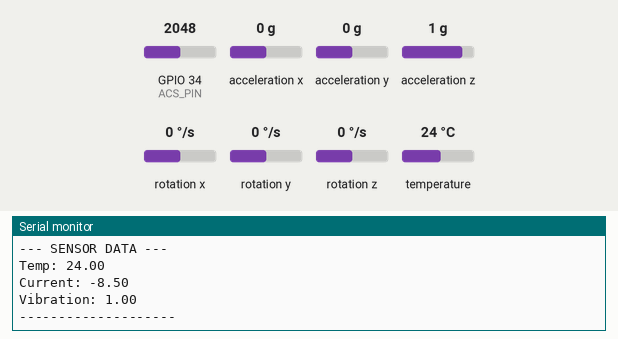
Simulated run of this sketch. Board: ESP32. On the bench: the last lines printed to the serial monitor. The inputs (shaded band) are chosen by the test bench; at power-on: acceleration x 0 g, temperature 24 °C, GPIO 34 (ACS_PIN) = 2048, acceleration y 0 g, acceleration z 1 g, rotation x 0 °/s, rotation y 0 °/s, rotation z 0 °/s. WiFi joins after 1.5 s; servers stay silent unless stated; no MQTT or app messages arrive unless stated.

Above: at 2.7 s.
2.8 s: acceleration x set to -1.4 g
At 4.2 s:
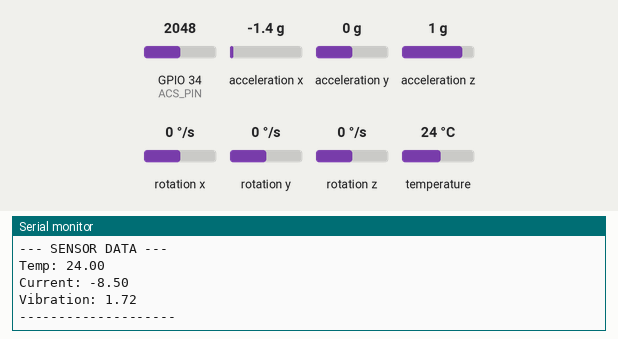
4.3 s: temperature set to 12 °C
5.8 s: GPIO 34 (ACS_PIN) set to 2866
At 6.5 s:
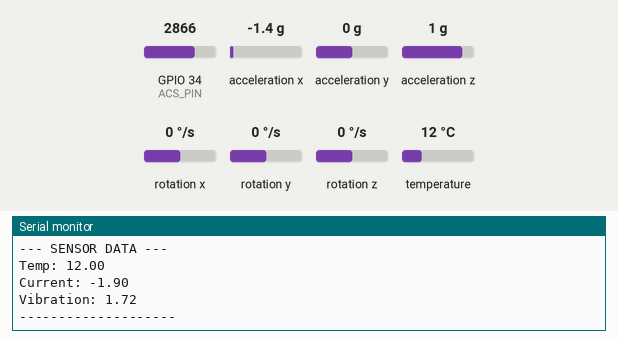
7.3 s: acceleration y set to -1.4 g
At 8.0 s:
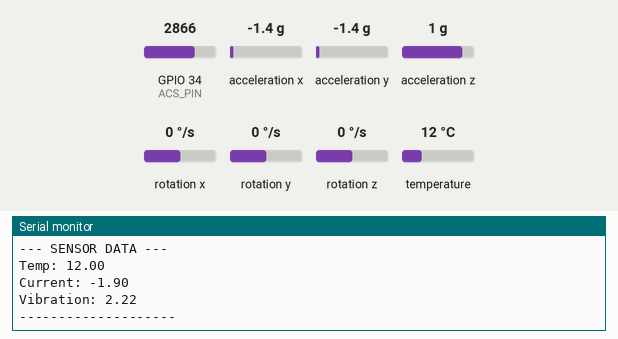
8.8 s: acceleration z set to -1.4 g
At 10.1 s:
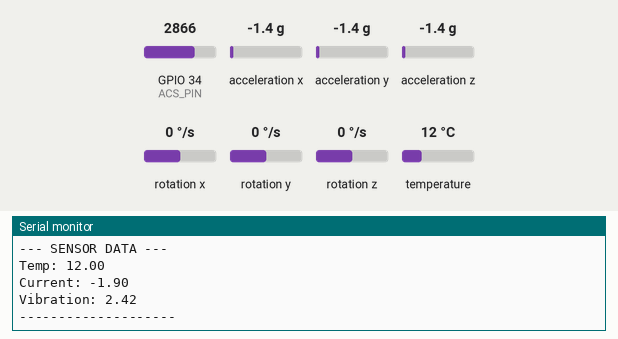
10.3 s: temperature set to 19 °C
Timing chart, 0 to 12.8 s (numbered marks = the images above; inputs shaded):
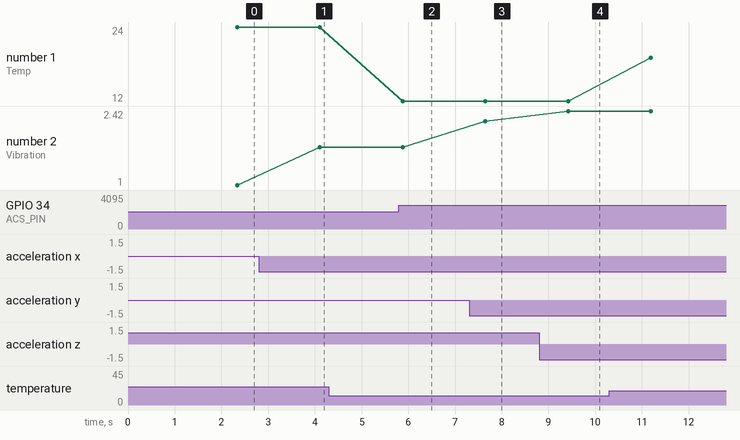

The sketch:

esp32_mqtt.ino
```cpp
#include <WiFi.h>
#include <PubSubClient.h>
#include <OneWire.h>
#include <DallasTemperature.h>
#include <Wire.h>
#include <MPU6050.h>

// ---------------- WIFI + MQTT ----------------
const char* ssid = "TP-Link_F998";
const char* password = "23423725";

const char* mqtt_server = "169.38.14.163";
const int mqtt_port = 1883;

WiFiClient espClient;
PubSubClient client(espClient);

// ---------------- DS18B20 ----------------
#define ONE_WIRE_BUS 4
OneWire oneWire(ONE_WIRE_BUS);
DallasTemperature sensors(&oneWire);

// ---------------- MPU6050 ----------------
MPU6050 mpu;

// ---------------- ACS712 ----------------
#define ACS_PIN 34
float sensitivity = 0.100;
float offsetVoltage = 2.5;

// ---------------- MACHINE NUMBER ----------------
int machine = 1;

// =========================================================
// WIFI
// =========================================================
void setup_wifi() {
  Serial.print("Connecting to "); Serial.println(ssid);
  WiFi.begin(ssid, password);

  while (WiFi.status() != WL_CONNECTED) {
    delay(500);
    Serial.print(".");
  }
  Serial.println("\nWiFi connected");
}

// =========================================================
// MQTT RECONNECT
// =========================================================
void reconnect() {
  while (!client.connected()) {
    Serial.print("Attempting MQTT connection... ");

    if (client.connect("ESP32_Client")) {
      Serial.println("connected");
    } else {
      Serial.print("failed, rc=");
      Serial.println(client.state());
      delay(2000);
    }
  }
}

// =========================================================
// SETUP
// =========================================================
void setup() {
  Serial.begin(115200);

  setup_wifi();
  client.setServer(mqtt_server, mqtt_port);

  // DS18B20
  sensors.begin();
  pinMode(ONE_WIRE_BUS, INPUT_PULLUP);

  // MPU6050
  Wire.begin(21, 22);
  mpu.initialize();

  if (!mpu.testConnection())
    Serial.println("MPU6050 connection FAILED");
  else
    Serial.println("MPU6050 connected.");
}

// =========================================================
// READ CURRENT (ACS712)
// =========================================================
float readCurrent() {
  int raw = analogRead(ACS_PIN);
  float voltage = (raw / 4095.0) * 3.3;
  return (voltage - offsetVoltage) / sensitivity;
}

// =========================================================
// CALCULATE VIBRATION (RMS of accel values)
// =========================================================
float readVibration() {
  int16_t ax, ay, az, gx, gy, gz;
  mpu.getMotion6(&ax, &ay, &az, &gx, &gy, &gz);

  // convert raw accel to g-force (approx)
  float ax_g = ax / 16384.0;
  float ay_g = ay / 16384.0;
  float az_g = az / 16384.0;

  float vibration = sqrt(ax_g * ax_g + ay_g * ay_g + az_g * az_g);
  return vibration;
}

// =========================================================
// LOOP
// =========================================================
void loop() {
  if (!client.connected()) reconnect();
  client.loop();

  // -------- Temperature --------
  sensors.requestTemperatures();
  float temperature = sensors.getTempCByIndex(0);

  // -------- Current --------
  float current = readCurrent();

  // -------- Vibration --------
  float vibration = readVibration();

  // -------- PRINT --------
  Serial.println("--- SENSOR DATA ---");
  Serial.print("Temp: "); Serial.println(temperature);
  Serial.print("Current: "); Serial.println(current);
  Serial.print("Vibration: "); Serial.println(vibration);
  Serial.println("--------------------");

  // -------- MQTT PUBLISH --------
  String topic = "machine/" + String(machine) + "/data";

  String payload = "{";
  payload += "\"temp\":" + String(temperature) + ",";
  payload += "\"current\":" + String(current) + ",";
  payload += "\"vibration\":" + String(vibration);
  payload += "}";

  client.publish(topic.c_str(), payload.c_str());

  delay(1000);
}
```

Measured:
- after the input at 2.8 s, the serial monitor: prints a new line after 1.3 s (image 1)
- after the input at 5.8 s, the serial monitor: prints a new line after 0.08 s (image 2)
- after the input at 7.3 s, the serial monitor: prints a new line after 0.35 s (image 3)
- after the input at 8.8 s, the serial monitor: prints a new line after 0.62 s (image 4)
- plotted number 1: 12 → 19 after the input at 10.3 s
- plotted number 2: 1 → 1.72 after the input at 2.8 s, 1.72 → 2.22 after the input at 7.3 s, 2.22 → 2.42 after the input at 8.8 s
